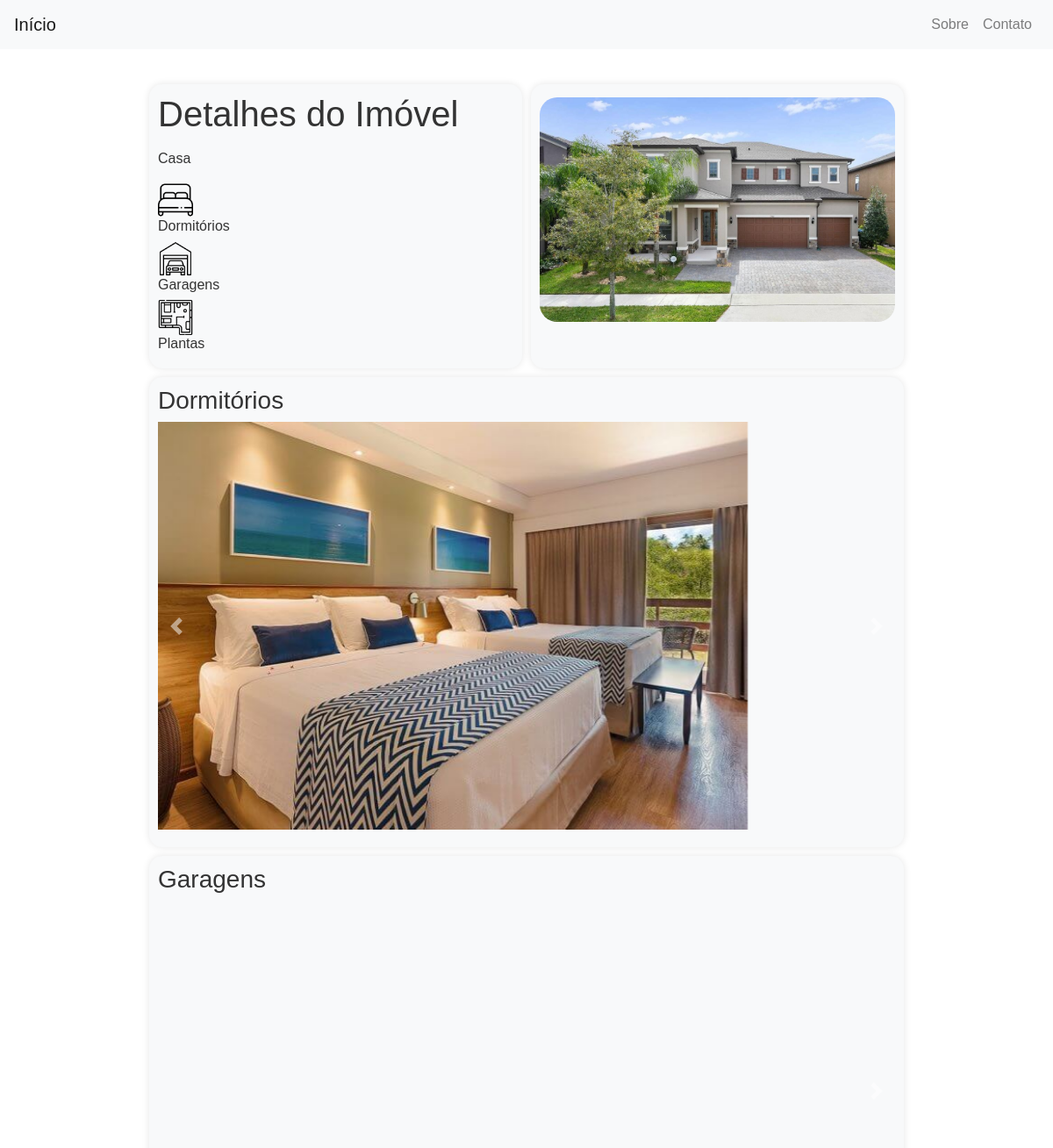
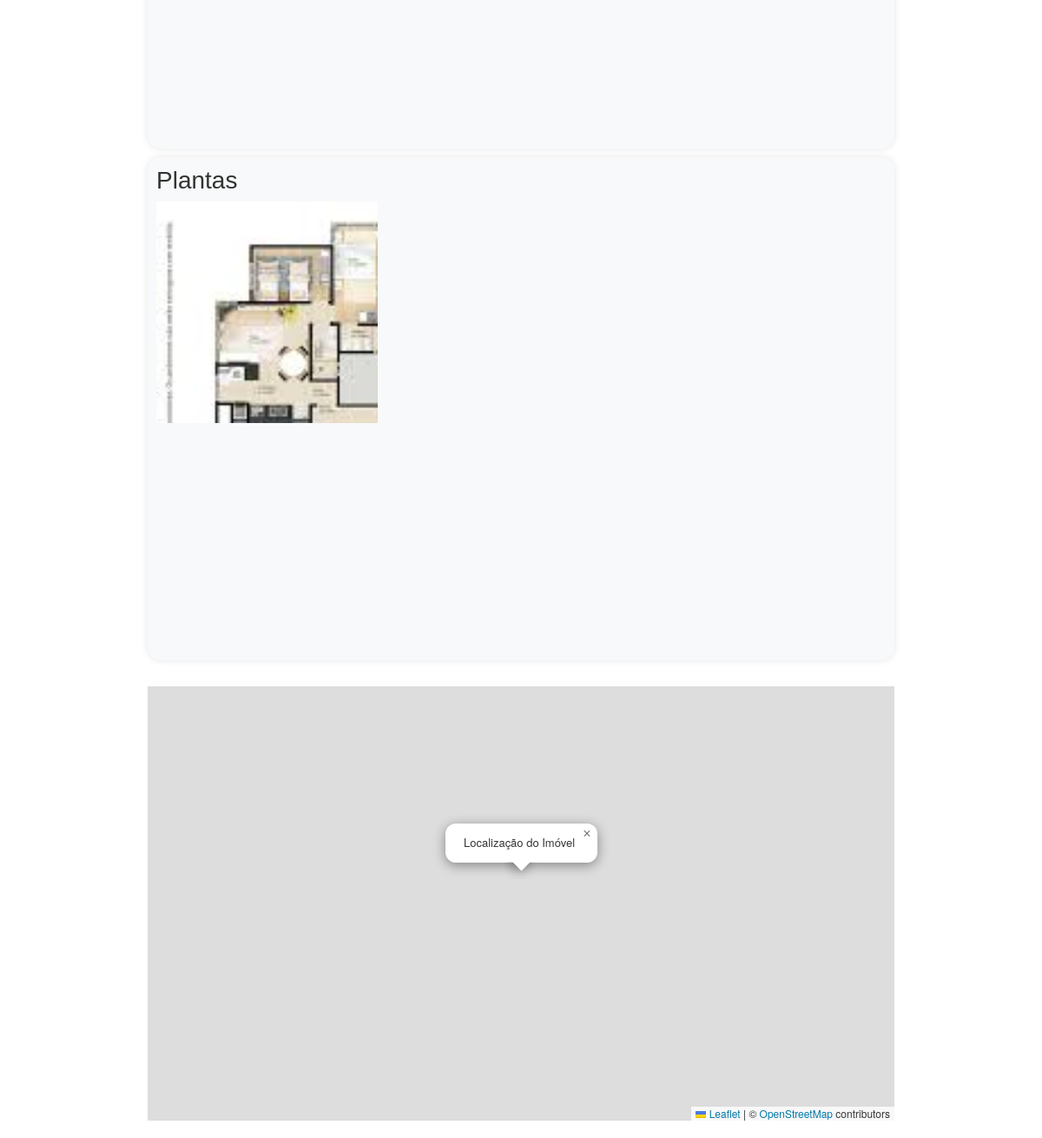
Screenshot of /arquivos/property.php?id=1 with the database file from the repository (2 pictures, top to bottom).
### tables this page shows
CREATE TABLE `imoveis` (
  `id` int(20) NOT NULL,
  `cidade` varchar(100) NOT NULL,
  `endereco` varchar(255) NOT NULL,
  `categoria` varchar(50) DEFAULT NULL,
  `preco` decimal(10,2) NOT NULL,
  `nome_vendedor` varchar(255) NOT NULL,
  `telefone_vendedor` varchar(20) NOT NULL,
  `email_vendedor` varchar(255) NOT NULL,
  `status` varchar(30) DEFAULT NULL,
  `foto` varchar(255) NOT NULL,
  `descricao` varchar(255) DEFAULT NULL,
  `latitude` decimal(10,7) NOT NULL,
  `longitude` decimal(10,7) NOT NULL,
  `dormitorios` varchar(255) DEFAULT NULL,
  `garagens` varchar(255) DEFAULT NULL,
  `plantas` varchar(255) DEFAULT NULL
);

### arquivos/property.php (the view, shortened to what this page needs)
<?php
$dbHost = "localhost";
$dbName = "fastimoveis";
$dbUser = "root";
$dbPass = "";
?>
<!DOCTYPE html>
<html lang="pt-br">
<head>
    <link rel="stylesheet" href="https://maxcdn.bootstrapcdn.com/bootstrap/4.5.2/css/bootstrap.min.css">
    <link rel="stylesheet" href="https://unpkg.com/leaflet/dist/leaflet.css" />
</head>
<body>
    <nav class="navbar navbar-expand-lg navbar-light bg-light">
        <a class="navbar-brand" href="index.php">Início</a>
        <div class="collapse navbar-collapse" id="navbarNav">
            <ul class="navbar-nav ml-auto">
                <li class="nav-item">
                    <a class="nav-link" href="sobre.php">Sobre</a>
                </li>
                <li class="nav-item">
                    <a class="nav-link" href="contato.php">Contato</a>
                </li>
            </ul>
        </div>
    </nav>
    <div class="container">
        <?php
        if (isset($_GET['id'])) {
            $imovel_id = $_GET['id'];
            try {
                $conn = new PDO("mysql:host=$dbHost;dbname=$dbName", $dbUser, $dbPass);
                $conn->setAttribute(PDO::ATTR_ERRMODE, PDO::ERRMODE_EXCEPTION);
                $stmt = $conn->prepare("SELECT * FROM imoveis WHERE id = ?");
                $stmt->execute([$imovel_id]);
                if ($stmt->rowCount() > 0) {
                    $imovel = $stmt->fetch(PDO::FETCH_ASSOC);
                    echo "<div class='card-container'>";
                    echo "<div class='property-card'>";
                    echo "<h1>Detalhes do Imóvel</h1>";
                    echo "<div class='property-info'>";
                    echo "<p>{$imovel['descricao']}</p>";
                    echo "<div class='icon-container'>";
                    echo "<div class='icon-item'><img src='../cama.png' alt='Cama' class='icon'><h6>Dormitórios</h6></div>";
                    echo "<div class='icon-item'><img src='../garagem.png' alt='Garagem' class='icon'><h6>Garagens</h6></div>";
                    echo "<div class='icon-item'><img src='../planta-da-casa.png' alt='Planta' class='icon'><h6>Plantas</h6></div>";
                    echo "</div>";
                    echo "</div>";
                    echo "</div>";
                    $imagePath = "../php/{$imovel['foto']}";
                    echo "<div class='image-card'>";
                    if (file_exists($imagePath)) {
                        echo "<div class='property-image'>";
                        echo "<img src='{$imagePath}' alt='{$imovel['descricao']}'>";
                        echo "</div>";
                    } else {
                        echo "<p>Imagem não encontrada.</p>";
                    }
                    echo "</div>";
                    echo "<div class='property-card'>";
                    echo "<h3>Dormitórios</h3>";
                    $stmtDormitorios = $conn->prepare("SELECT imagem_url FROM dormitorios_imagens WHERE imovel_id = :imovel_id");
                    $stmtDormitorios->bindValue(':imovel_id', $imovel_id, PDO::PARAM_INT);
                    $stmtDormitorios->execute();
                    $imagensDormitorios = $stmtDormitorios->fetchAll(PDO::FETCH_COLUMN);
                    echo "<div id='dormitorioCarousel{$imovel_id}' class='carousel slide' data-ride='carousel'>";
                    echo "<div class='carousel-inner'>";
                    foreach ($imagensDormitorios as $index => $imagem) {
                        $activeClass = $index === 0 ? 'active' : '';
                        echo "<div class='carousel-item $activeClass'>";
                        echo "<img src='$imagem' class='d-block w-100' alt='Imagem de dormitório'>";
                        echo "</div>";
                    }
                    echo "</div>";
                    echo "<a class='carousel-control-prev' href='#dormitorioCarousel{$imovel_id}' role='button' data-slide='prev'>";
                    echo "<span class='carousel-control-prev-icon' aria-hidden='true'></span>";
                    echo "</a>";
                    echo "<a class='carousel-control-next' href='#dormitorioCarousel{$imovel_id}' role='button' data-slide='next'>";
                    echo "<span class='carousel-control-next-icon' aria-hidden='true'></span>";
                    echo "</a>";
                    echo "</div>";
                    echo "</div>";
                    echo "<div class='property-card'>";
                    echo "<h3>Garagens</h3>";
                    $stmtGaragens = $conn->prepare("SELECT imagem_url FROM garagens_imagens WHERE imovel_id = :imovel_id");
                    $stmtGaragens->bindValue(':imovel_id', $imovel_id, PDO::PARAM_INT);
                    $stmtGaragens->execute();
                    $imagensGaragens = $stmtGaragens->fetchAll(PDO::FETCH_COLUMN);
                    echo "<div id='garagemCarousel{$imovel_id}' class='carousel slide' data-ride='carousel'>";
                    echo "<div class='carousel-inner'>";
                    foreach ($imagensGaragens as $index => $imagem) {
                        $activeClass = $index === 0 ? 'active' : '';
                        echo "<div class='carousel-item $activeClass'>";
                        echo "<img src='$imagem' class='d-block w-100' alt='Imagem de garagem'>";
                        echo "</div>";
                    }
                    echo "</div>";
                    echo "<a class='carousel-control-prev' href='#garagemCarousel{$imovel_id}' role='button' data-slide='prev'>";
                    echo "<span class='carousel-control-prev-icon' aria-hidden='true'></span>";
                    echo "</a>";
                    echo "<a class='carousel-control-next' href='#garagemCarousel{$imovel_id}' role='button' data-slide='next'>";
                    echo "<span class='carousel-control-next-icon' aria-hidden='true'></span>";
                    echo "</a>";
                    echo "</div>";
                    echo "</div>";
                    echo "<div class='property-card'>";
                    echo "<h3>Plantas</h3>";
                    $stmtPlantas = $conn->prepare("SELECT imagem_url FROM plantas_imagens WHERE imovel_id = :imovel_id");
                    $stmtPlantas->bindValue(':imovel_id', $imovel_id, PDO::PARAM_INT);
                    $stmtPlantas->execute();
                    $imagensPlantas = $stmtPlantas->fetchAll(PDO::FETCH_COLUMN);
                    echo "<div id='plantaCarousel{$imovel_id}' class='carousel slide' data-ride='carousel'>";
                    echo "<div class='carousel-inner'>";
                    foreach ($imagensPlantas as $index => $imagem) {
                        $activeClass = $index === 0 ? 'active' : '';
                        echo "<div class='carousel-item $activeClass'>";
                        echo "<img src='$imagem' class='d-block w-100' alt='Imagem de planta'>";
                        echo "</div>";
                    }
                    echo "</div>";
                    echo "<a class='carousel-control-prev' href='#plantaCarousel{$imovel_id}' role='button' data-slide='prev'>";
                    echo "<span class='carousel-control-prev-icon' aria-hidden='true'></span>";
                    echo "</a>";
                    echo "<a class='carousel-control-next' href='#plantaCarousel{$imovel_id}' role='button' data-slide='next'>";
                    echo "<span class='carousel-control-next-icon' aria-hidden='true'></span>";
                    echo "</a>";
                    echo "</div>";
                    echo "</div>";
                    if (!empty($imovel['latitude']) && !empty($imovel['longitude'])) {
                        echo "<div id='map'></div>";
                    } else {
                        echo "<p>Coordenadas não disponíveis para este imóvel.</p>";
                    }
                } else {
                    echo "<p>Imóvel não encontrado.</p>";
                }
            } catch (PDOException $e) {
                echo "Erro ao se conectar com o banco de dados: " . $e->getMessage();
            }
        } else {
            echo "<p>ID do imóvel não especificado.</p>";
        }
        ?>
    </div>
</body>
</html>

### arquivos/property.php (style rules this page uses)
body { background-color: #ffffff; color: #333; font-family: Arial, sans-serif; }
.container { max-width: 900px; margin: 0 auto; padding: 20px; }
.card-container { display: flex; flex-wrap: wrap; gap: 10px; justify-content: center; }
.property-card, .image-card { background-color: #f8f9fa; border-radius: 15px; padding: 10px; box-shadow: 0 0 8px rgba(0, 0, 0, 0.1); flex: 1; min-width: 250px; }
.property-card h1, .property-card p, .image-card p { color: #333; }
.property-info, .property-image { margin: 10px 0; word-wrap: break-word; }
.property-info p, .image-card p { margin: 15px 0; text-align: justify; }
.property-image img { max-width: 100%; border-radius: 20px; }
.property-info, .property-image { margin: 5px 0; }
.navbar { margin-bottom: 20px; }
#map { height: 500px; width: 100%; margin-top: 20px; }
.carousel { margin-bottom: 10px; }
.carousel-item img { max-width: 80%; height: auto; }
.carousel-control-prev, .carousel-control-next { width: 5%; }
.icon { width: 40px; height: auto; display: inline-block; }
.card-container .property-card:nth-child(3), .card-container .property-card:nth-child(4), .card-container .property-card:nth-child(5), .card-container .image-card:nth-child(3), .card-container .image-card:nth-child(4), .card-container .image-card:nth-child(5) { flex: 1 1 100%; }
.card-container .property-card:nth-child(1), .card-container .property-card:nth-child(2), .card-container .image-card:nth-child(1), .card-container .image-card:nth-child(2) { flex: 1 1 calc(50% - 20px); }

### rows the page displays
imoveis: descricao "Casa", foto (picture)
